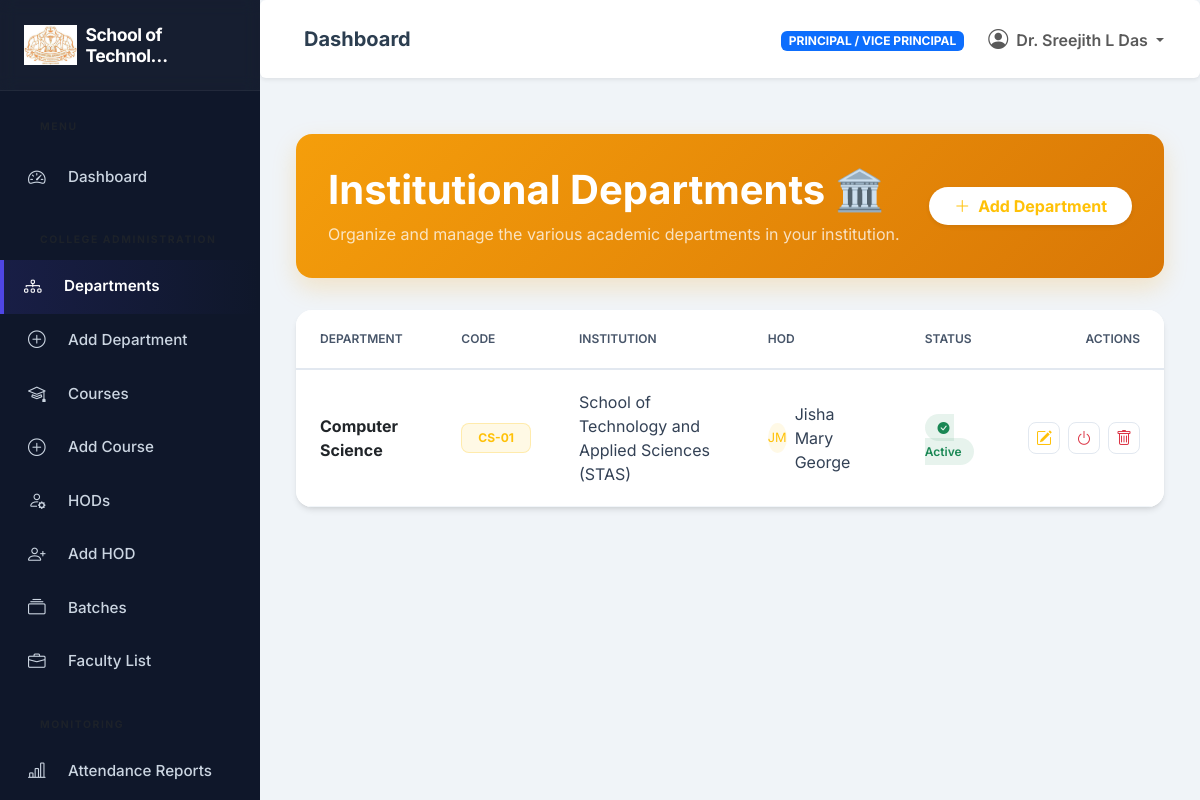
/departments/ (signed in), run on the app's committed database.
### institutions/models.py (models this page shows, shortened)
class Institution(models.Model):
    institution_name = models.CharField(max_length=255)
    institution_code = models.CharField(max_length=50, unique=True)
    location = models.TextField()
    principal = models.OneToOneField(settings.AUTH_USER_MODEL, on_delete=models.SET_NULL, null=True, blank=True, related_name='principal_of', limit_choices_to={'role': 'INSTITUTION_ADMIN'})
    vice_principal = models.OneToOneField(settings.AUTH_USER_MODEL, on_delete=models.SET_NULL, null=True, blank=True, related_name='vice_principal_of', limit_choices_to={'role': 'INSTITUTION_ADMIN'})
    contact_email = models.EmailField()
    contact_phone = models.CharField(max_length=20, null=True, blank=True)
    logo = models.ImageField(upload_to='institutions/logos/', null=True, blank=True)
    established_date = models.DateField(null=True, blank=True)
    is_active = models.BooleanField(default=True)
    created_at = models.DateTimeField(auto_now_add=True)
    updated_at = models.DateTimeField(auto_now=True)
    @property
    def name(self):
        return self.institution_name

### accounts/models.py (models this page shows, shortened)
class User(AbstractUser):
    class Role(models.TextChoices):
        SUPER_ADMIN = 'SUPER_ADMIN', 'CPAS Admin'
        INSTITUTION_ADMIN = 'INSTITUTION_ADMIN', 'Principal / Vice Principal'
        HOD = 'HOD', 'HOD'
        FACULTY = 'FACULTY', 'Faculty'
        STUDENT = 'STUDENT', 'Student'
    email = models.EmailField(_('email address'), unique=True)
    role = models.CharField(max_length=20, choices=Role.choices, default=Role.STUDENT)
    phone_number = models.CharField(max_length=15, blank=True, null=True)
    profile_picture = models.ImageField(upload_to='profiles/', null=True, blank=True)
    USERNAME_FIELD = 'email'
    REQUIRED_FIELDS = []
    objects = CustomUserManager()
    @property
    def is_super_admin(self):
        return self.role == self.Role.SUPER_ADMIN or self.is_superuser
    @property
    def is_institution_admin(self):
        return self.role == self.Role.INSTITUTION_ADMIN
    @property
    def is_hod(self):
        return self.role == self.Role.HOD
    @property
    def is_faculty(self):
        return self.role == self.Role.FACULTY
    @property
    def is_student(self):
        return self.role == self.Role.STUDENT

### departments/models.py (models this page shows, shortened)
class Department(models.Model):
    institution = models.ForeignKey(Institution, on_delete=models.CASCADE, related_name='departments')
    department_name = models.CharField(max_length=255)
    department_code = models.CharField(max_length=50)
    hod = models.ForeignKey(User, on_delete=models.SET_NULL, null=True, blank=True, related_name='managed_departments', limit_choices_to={'role': 'HOD'})
    description = models.TextField(blank=True, null=True)
    is_active = models.BooleanField(default=True)
    created_at = models.DateTimeField(auto_now_add=True)
    updated_at = models.DateTimeField(auto_now=True)
    class Meta:
        unique_together = ('institution', 'department_code')

### departments/views.py (the view)
# urls.py: path('', views.DepartmentListView.as_view(), name='department_list'),
class DepartmentListView(LoginRequiredMixin, AdminRequiredMixin, ListView):
    model = Department
    template_name = 'departments/department_list.html'
    context_object_name = 'departments'
    def get_queryset(self):
        qs = Department.objects.select_related('institution', 'hod').order_by('department_name')
        user = self.request.user
        if user.is_institution_admin:
            inst = _get_principal_institution(user)
            qs = qs.filter(institution=inst) if inst else qs.none()
        return qs

### departments/templates/departments/department_list.html (shortened to what this page needs)
{% extends 'base_dashboard.html' %}
{% block dashboard_content %}
<div class="container-fluid py-2">
    <div class="dept-header-card d-flex justify-content-between align-items-center flex-wrap">
        <div>
            <h1 class="fw-bold mb-2">Institutional Departments 🏛️</h1>
            <p class="mb-0 opacity-75">Organize and manage the various academic departments in your institution.</p>
        </div>
        <div class="mt-3 mt-md-0">
            <a href="{% url 'departments:department_add' %}" class="btn btn-white bg-white text-warning fw-bold rounded-pill px-4 shadow-sm">
                <i class="bi bi-plus-lg me-2"></i>Add Department
            </a>
        </div>
    </div>
    <div class="table-modern">
        <div class="table-responsive">
            <table class="table table-borderless mb-0">
                <thead>
                    <tr>
                        <th>Department</th>
                        <th>Code</th>
                        <th>Institution</th>
                        <th>HOD</th>
                        <th>Status</th>
                        <th class="text-end">Actions</th>
                    </tr>
                </thead>
                <tbody>
                    {% for dept in departments %}
                    <tr>
                        <td>
                            <div class="fw-bold text-dark">{{ dept.department_name }}</div>
                        </td>
                        <td><span class="badge bg-warning bg-opacity-10 text-warning px-3 py-2 rounded-3 border border-warning border-opacity-25">{{ dept.department_code }}</span></td>
                        <td>{{ dept.institution.institution_name }}</td>
                        <td>
                            {% if dept.hod %}
                            <div class="d-flex align-items-center">
                                <div class="bg-warning bg-opacity-10 text-warning rounded-circle d-flex align-items-center justify-content-center me-2" style="width:30px; height:30px; font-size: 0.8rem;">
                                    {{ dept.hod.first_name|first }}{{ dept.hod.last_name|first }}
                                </div>
                                <span>{{ dept.hod.get_full_name }}</span>
                            </div>
                            {% else %}
                            <span class="text-muted italic small">Not Assigned</span>
                            {% endif %}
                        </td>
                        <td>
                            {% if dept.is_active %}
                            <span class="dept-badge bg-success bg-opacity-10 text-success"><i class="bi bi-check-circle-fill me-1"></i> Active</span>
                            {% else %}
                            <span class="dept-badge bg-secondary bg-opacity-10 text-secondary"><i class="bi bi-pause-circle-fill me-1"></i> Inactive</span>
                            {% endif %}
                        </td>
                        <td class="text-end">
                            <div class="d-flex justify-content-end gap-2">
                                <a href="{% url 'departments:department_edit' dept.pk %}" class="action-btn text-warning" title="Edit Department">
                                    <i class="bi bi-pencil-square"></i>
                                </a>
                                <form method="post" action="{% url 'departments:department_toggle' dept.pk %}" class="d-inline">
                                    <button type="submit" class="action-btn {% if dept.is_active %}text-danger{% else %}text-success{% endif %}" title="Toggle Status">
                                        <i class="bi bi-power"></i>
                                    </button>
                                </form>
                                <form method="post" action="{% url 'departments:department_delete' dept.pk %}" class="d-inline" onsubmit="return confirm('Are you sure you want to PERMANENTLY delete this department? This will also delete all associated courses and data.');">
                                    <button type="submit" class="action-btn text-danger" title="Delete Department">
                                        <i class="bi bi-trash"></i>
                                    </button>
                                </form>
                            </div>
                        </td>
                    </tr>
                    {% empty %}
                    <tr><td colspan="6" class="text-center py-5 text-muted"><i class="bi bi-diagram-3 fs-1 d-block mb-2"></i>No departments found.</td></tr>
                    {% endfor %}
                </tbody>
            </table>
        </div>
    </div>
</div>
{% endblock %}

### templates/includes/sidebar.html (shortened to what this page needs)
<nav id="sidebar">
    <div class="sidebar-header">
        <a href="{% url 'dashboard:index' %}" class="text-decoration-none">
            <h4 class="mb-0 fw-bold d-flex align-items-center text-white">
                {% if current_institution and current_institution.logo %}
                    <img src="{{ current_institution.logo.url }}" alt="{{ current_institution.name }}" class="me-2" style="max-height: 40px; width: auto; object-fit: contain;">
                {% else %}
                    <i class="bi bi-mortarboard-fill me-2 text-primary"></i>
                {% endif %}
                <span style="font-size: 1.1rem; letter-spacing: -0.5px;">
                    {% if current_institution %}
                        {{ current_institution.name|truncatechars:18 }}
                    {% else %}
                        CPAS ERP
                    {% endif %}
                </span>
            </h4>
        </a>
    </div>
    <ul class="list-unstyled components">
        <p class="text-uppercase fw-bold ms-3 mb-2 text-muted" style="font-size:0.65rem;">Menu</p>
        <li class="{% if '/dashboard/' in request.path %}active{% endif %}">
            {% if user.is_super_admin %}
                <a href="{% url 'dashboard:admin_dashboard' %}"><i class="bi bi-speedometer2 me-2"></i> Dashboard</a>
            {% elif user.is_institution_admin %}
                <a href="{% url 'dashboard:principal_dashboard' %}"><i class="bi bi-speedometer2 me-2"></i> Dashboard</a>
            {% elif user.is_hod %}
                <a href="{% url 'dashboard:hod_dashboard' %}"><i class="bi bi-speedometer2 me-2"></i> Dashboard</a>
            {% elif user.is_faculty %}
                <a href="{% url 'dashboard:faculty_dashboard' %}"><i class="bi bi-speedometer2 me-2"></i> Dashboard</a>
            {% elif user.is_student %}
                <a href="{% url 'dashboard:student_dashboard' %}"><i class="bi bi-speedometer2 me-2"></i> Dashboard</a>
            {% else %}
                <a href="{% url 'accounts:login' %}"><i class="bi bi-speedometer2 me-2"></i> Dashboard</a>
            {% endif %}
        </li>
        {% if user.is_institution_admin %}
        <p class="text-uppercase fw-bold ms-3 mt-3 mb-1 text-muted" style="font-size:0.65rem;">College Administration</p>
        <li><a href="{% url 'departments:department_list' %}"><i class="bi bi-diagram-3 me-2"></i> Departments</a></li>
        <li><a href="{% url 'departments:department_add' %}"><i class="bi bi-plus-circle me-2"></i> Add Department</a></li>
        <li><a href="{% url 'courses:course_list' %}"><i class="bi bi-mortarboard me-2"></i> Courses</a></li>
        <li><a href="{% url 'courses:course_add' %}"><i class="bi bi-plus-circle me-2"></i> Add Course</a></li>
        <li><a href="{% url 'departments:manage_hods' %}"><i class="bi bi-person-gear me-2"></i> HODs</a></li>
        <li><a href="{% url 'departments:add_hod' %}"><i class="bi bi-person-plus me-2"></i> Add HOD</a></li>
        <li><a href="{% url 'students:batch_list' %}"><i class="bi bi-collection me-2"></i> Batches</a></li>
        <li><a href="{% url 'faculty:faculty_list' %}"><i class="bi bi-briefcase me-2"></i> Faculty List</a></li>
        <p class="text-uppercase fw-bold ms-3 mt-3 mb-1 text-muted" style="font-size:0.65rem;">Monitoring</p>
        <li><a href="{% url 'attendance:attendance_report' %}"><i class="bi bi-bar-chart-line me-2"></i> Attendance Reports</a></li>
        {% endif %}
    </ul>
</nav>

### templates/includes/navbar.html (shortened to what this page needs)
<nav class="navbar navbar-expand-lg navbar-light bg-white rounded shadow-sm mb-4 p-3">
    <div class="container-fluid">
        <h5 class="mb-0 ms-3 fw-bold text-gray-800 d-none d-md-block">
            {% block page_title %}Dashboard{% endblock %}
        </h5>
        <div class="collapse navbar-collapse d-flex justify-content-end" id="navbarSupportedContent">
            <ul class="nav navbar-nav ml-auto align-items-center">
                <li class="nav-item me-3">
                    <span class="badge bg-primary text-uppercase px-2 py-1">{{ user.get_role_display }}</span>
                </li>
                <li class="nav-item dropdown">
                    <a class="nav-link dropdown-toggle fw-semibold" href="#" id="navbarDropdown" role="button" data-bs-toggle="dropdown">
                        <i class="bi bi-person-circle fs-5 me-1"></i> {{ user.get_full_name|default:user.email }}
                    </a>
                </li>
            </ul>
        </div>
    </div>
</nav>

### data on the page
Institution: logo (picture), name "School of Technol…"
User: role "PRINCIPAL / VICE PRINCIPAL", get_full_name "Dr. Sreejith L Das"
Department: department_name "Computer Science", department_code "CS-01", institution.institution_name "School of Technology and Applied Sciences (STAS)", hod.first_name|first "J", hod.last_name|first "M", hod.get_full_name "Jisha Mary George", is_active True (drawn)
